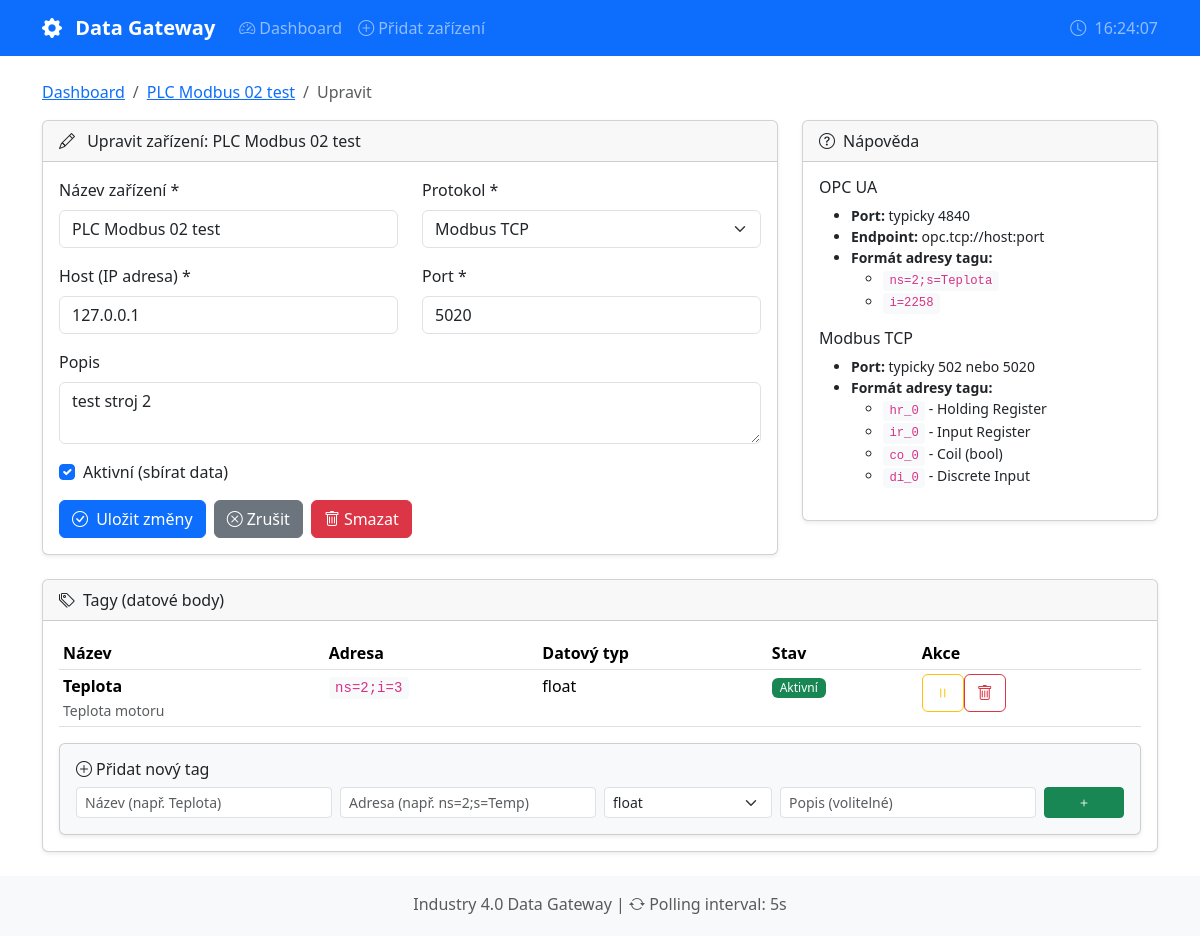
The page /device/2/edit on the database as committed earlier.
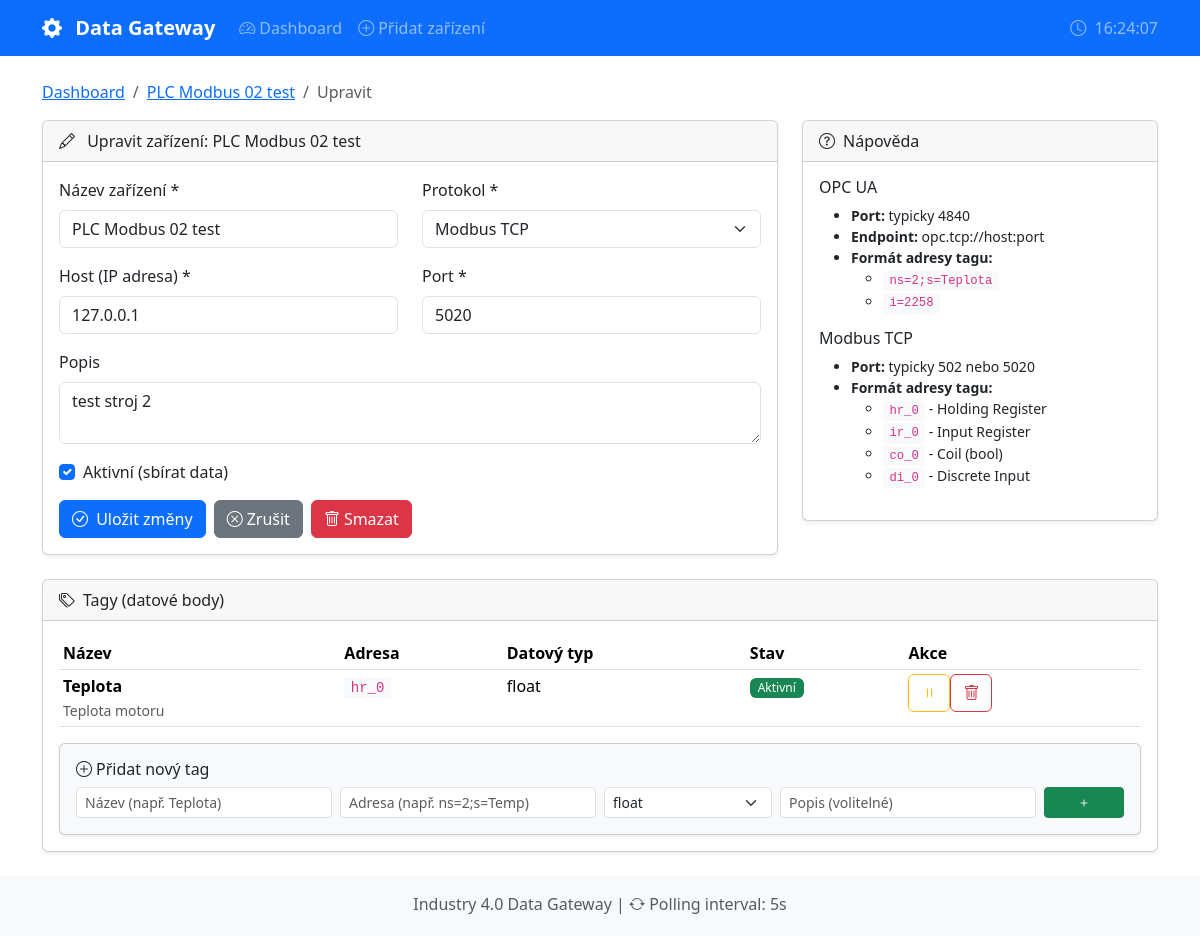
The same page on the database as committed later.
### backend/models.py (models this page shows)
class Device(SQLModel, table=True):
    id: Optional[int] = Field(default=None, primary_key=True)
    name: str = Field(index=True, description="Např. 'Lis-01', 'Čerpadlo-A'")
    protocol: str = Field(description="Protokol: 'opcua' nebo 'modbus'")
    host: str = Field(default="127.0.0.1", description="IP adresa zařízení")
    port: int = Field(description="Port: 4840 pro OPC UA, 5020 pro Modbus")
    endpoint_url: Optional[str] = Field(
        default=None,
        description="OPC UA endpoint URL, např. 'opc.tcp://127.0.0.1:4840'"
    )
    enabled: bool = Field(default=True, description="Zda je zařízení aktivní pro sběr")
    description: Optional[str] = Field(default=None, description="Popis zařízení")
    tags: List["Tag"] = Relationship(back_populates="device", sa_relationship_kwargs={"cascade": "all, delete-orphan"})

class Tag(SQLModel, table=True):
    id: Optional[int] = Field(default=None, primary_key=True)
    name: str = Field(description="Např. 'Teplota_motoru', 'Stav_RUN'")
    address: str = Field(description="""
        Protokol-specifická adresa:
        - OPC UA: 'ns=2;s=Teplota' nebo 'i=2258'
        - Modbus: 'hr_0' (holding register), 'co_1' (coil),
                  'ir_0' (input register), 'di_0' (discrete input)
    """)
    data_type: str = Field(default="float", description="Datový typ: float, int, bool")
    description: Optional[str] = Field(default=None, description="Popis tagu")
    enabled: bool = Field(default=True, description="Zda je tag aktivní pro sběr")
    device_id: int = Field(foreign_key="device.id")
    device: Device = Relationship(back_populates="tags")
    measurements: List["Measurement"] = Relationship(
        back_populates="tag",
        sa_relationship_kwargs={"cascade": "all, delete-orphan"}
    )

### main.py (the view)
@app.get("/device/{device_id}/edit", response_class=HTMLResponse)
async def device_form_edit(request: Request, device_id: int):
    with get_session() as session:
        device = session.get(Device, device_id)
        if not device:
            raise HTTPException(status_code=404, detail="Zařízení nenalezeno")
        return templates.TemplateResponse(
            "device_form.html",
            {"request": request, "device": device, "tags": device.tags}
        )

### frontend/templates/device_form.html (shortened to what this page needs)
{% extends "base.html" %}
{% block content %}
<nav aria-label="breadcrumb">
    <ol class="breadcrumb">
        <li class="breadcrumb-item"><a href="/">Dashboard</a></li>
        {% if device %}
        <li class="breadcrumb-item"><a href="/device/{{ device.id }}">{{ device.name }}</a></li>
        <li class="breadcrumb-item active">Upravit</li>
        {% else %}
        <li class="breadcrumb-item active">Nové zařízení</li>
        {% endif %}
    </ol>
</nav>
<div class="row">
    <div class="col-lg-8">
        <div class="card">
            <div class="card-header">
                <i class="bi bi-{% if device %}pencil{% else %}plus-circle{% endif %} me-2"></i>
                {% if device %}Upravit zařízení: {{ device.name }}{% else %}Přidat nové zařízení{% endif %}
            </div>
            <div class="card-body">
                <form action="/device/save" method="post">
                    <div class="row mb-3">
                        <div class="col-md-6">
                            <label for="name" class="form-label">Název zařízení *</label>
                            <input type="text" class="form-control" id="name" name="name"
                                   value="{{ device.name if device else '' }}" required
                                   placeholder="např. Lis-01, Čerpadlo-A">
                        </div>
                        <div class="col-md-6">
                            <label for="protocol" class="form-label">Protokol *</label>
                            <select class="form-select" id="protocol" name="protocol" required>
                                <option value="modbus" {% if device and device.protocol == 'modbus' %}selected{% endif %}>
                                    Modbus TCP
                                </option>
                            </select>
                        </div>
                    </div>
                    <div class="row mb-3">
                        <div class="col-md-6">
                            <label for="host" class="form-label">Host (IP adresa) *</label>
                            <input type="text" class="form-control" id="host" name="host"
                                   value="{{ device.host if device else '127.0.0.1' }}" required
                                   placeholder="127.0.0.1">
                        </div>
                        <div class="col-md-6">
                            <label for="port" class="form-label">Port *</label>
                            <input type="number" class="form-control" id="port" name="port"
                                   value="{{ device.port if device else '4840' }}" required
                                   placeholder="4840 (OPC UA) / 502 (Modbus)">
                        </div>
                    </div>
                    <div class="mb-3">
                        <label for="description" class="form-label">Popis</label>
                        <textarea class="form-control" id="description" name="description" rows="2"
                                  placeholder="Volitelný popis zařízení">{{ device.description if device else '' }}</textarea>
                    </div>
                    <div class="mb-3 form-check">
                        <input type="checkbox" class="form-check-input" id="enabled" name="enabled" value="true"
                               {% if not device or device.enabled %}checked{% endif %}>
                        <label class="form-check-label" for="enabled">Aktivní (sbírat data)</label>
                    </div>
                    <div class="d-flex gap-2">
                        <button type="submit" class="btn btn-primary">
                            <i class="bi bi-check-circle me-1"></i>
                            {% if device %}Uložit změny{% else %}Vytvořit zařízení{% endif %}
                        </button>
                        <a href="{% if device %}/device/{{ device.id }}{% else %}/{% endif %}" class="btn btn-secondary">
                            <i class="bi bi-x-circle me-1"></i>Zrušit
                        </a>
                        {% if device %}
                        <form action="/device/{{ device.id }}/delete" method="post" class="ms-auto"
                              onsubmit="return confirm('Opravdu smazat zařízení a všechny jeho tagy a měření?');">
                            <button type="submit" class="btn btn-danger">
                                <i class="bi bi-trash me-1"></i>Smazat
                            </button>
                        </form>
                        {% endif %}
                    </div>
                </form>
            </div>
        </div>
    </div>
    <div class="col-lg-4">
        <div class="card">
            <div class="card-header">
                <i class="bi bi-question-circle me-2"></i>Nápověda
            </div>
            <div class="card-body">
                <div id="help-opcua">
                    <h6>OPC UA</h6>
                    <ul class="small">
                        <li><strong>Port:</strong> typicky 4840</li>
                        <li><strong>Endpoint:</strong> opc.tcp://host:port</li>
                        <li><strong>Formát adresy tagu:</strong>
                            <ul>
                                <li><code>ns=2;s=Teplota</code></li>
                                <li><code>i=2258</code></li>
                            </ul>
                        </li>
                    </ul>
                </div>
                <div id="help-modbus">
                    <h6>Modbus TCP</h6>
                    <ul class="small">
                        <li><strong>Port:</strong> typicky 502 nebo 5020</li>
                        <li><strong>Formát adresy tagu:</strong>
                            <ul>
                                <li><code>hr_0</code> - Holding Register</li>
                                <li><code>ir_0</code> - Input Register</li>
                                <li><code>co_0</code> - Coil (bool)</li>
                                <li><code>di_0</code> - Discrete Input</li>
                            </ul>
                        </li>
                    </ul>
                </div>
            </div>
        </div>
    </div>
</div>
{% if device %}
<div class="card mt-4">
    <div class="card-header d-flex justify-content-between align-items-center">
        <span><i class="bi bi-tags me-2"></i>Tagy (datové body)</span>
    </div>
    <div class="card-body">
        {% if tags %}
        <table class="table table-sm">
            <thead>
                <tr>
                    <th>Název</th>
                    <th>Adresa</th>
                    <th>Datový typ</th>
                    <th>Stav</th>
                    <th>Akce</th>
                </tr>
            </thead>
            <tbody>
                {% for tag in tags %}
                <tr class="{% if not tag.enabled %}table-secondary{% endif %}">
                    <td>
                        <strong>{{ tag.name }}</strong>
                        {% if tag.description %}
                        <br><small class="text-muted">{{ tag.description }}</small>
                        {% endif %}
                    </td>
                    <td><code>{{ tag.address }}</code></td>
                    <td>{{ tag.data_type }}</td>
                    <td>
                        {% if tag.enabled %}
                        <span class="badge bg-success">Aktivní</span>
                        {% else %}
                        <span class="badge bg-secondary">Neaktivní</span>
                        {% endif %}
                    </td>
                    <td>
                        <div class="btn-group btn-group-sm">
                            <form action="/tag/{{ tag.id }}/toggle" method="post" style="display:inline;">
                                <button type="submit" class="btn btn-outline-{% if tag.enabled %}warning{% else %}success{% endif %}" title="Toggle">
                                    <i class="bi bi-{% if tag.enabled %}pause{% else %}play{% endif %}"></i>
                                </button>
                            </form>
                            <form action="/tag/{{ tag.id }}/delete" method="post" style="display:inline;"
                                  onsubmit="return confirm('Smazat tag a všechna jeho měření?');">
                                <button type="submit" class="btn btn-outline-danger" title="Smazat">
                                    <i class="bi bi-trash"></i>
                                </button>
                            </form>
                        </div>
                    </td>
                </tr>
                {% endfor %}
            </tbody>
        </table>
        {% else %}
        <p class="text-muted mb-3">Zatím nejsou definovány žádné tagy.</p>
        {% endif %}
        <div class="card bg-light">
            <div class="card-body">
                <h6><i class="bi bi-plus-circle me-1"></i>Přidat nový tag</h6>
                <form action="/device/{{ device.id }}/tag/add" method="post">
                    <div class="row g-2">
                        <div class="col-md-3">
                            <input type="text" class="form-control form-control-sm" name="tag_name"
                                   placeholder="Název (např. Teplota)" required>
                        </div>
                        <div class="col-md-3">
                            <input type="text" class="form-control form-control-sm" name="tag_address"
                                   placeholder="Adresa (např. ns=2;s=Temp)" required>
                        </div>
                        <div class="col-md-2">
                            <select class="form-select form-select-sm" name="tag_data_type">
                                <option value="float">float</option>
                            </select>
                        </div>
                        <div class="col-md-3">
                            <input type="text" class="form-control form-control-sm" name="tag_description"
                                   placeholder="Popis (volitelné)">
                        </div>
                        <div class="col-md-1">
                            <button type="submit" class="btn btn-success btn-sm w-100">
                                <i class="bi bi-plus"></i>
                            </button>
                        </div>
                    </div>
                </form>
            </div>
        </div>
    </div>
</div>
{% endif %}
{% endblock %}

### frontend/templates/base.html (shortened to what this page needs)
<!DOCTYPE html>
<html lang="cs">
<head>
    <link href="https://cdn.jsdelivr.net/npm/bootstrap@5.3.2/dist/css/bootstrap.min.css" rel="stylesheet">
    <link href="https://cdn.jsdelivr.net/npm/bootstrap-icons@1.11.1/font/bootstrap-icons.css" rel="stylesheet">
    <link href="/static/style.css" rel="stylesheet">
</head>
<body>
    <nav class="navbar navbar-expand-lg navbar-dark bg-primary">
        <div class="container">
            <a class="navbar-brand" href="/">
                <i class="bi bi-gear-fill me-2"></i>
                Data Gateway
            </a>
            <div class="collapse navbar-collapse" id="navbarNav">
                <ul class="navbar-nav me-auto">
                    <li class="nav-item">
                        <a class="nav-link" href="/">
                            <i class="bi bi-speedometer2 me-1"></i>Dashboard
                        </a>
                    </li>
                    <li class="nav-item">
                        <a class="nav-link" href="/device/new">
                            <i class="bi bi-plus-circle me-1"></i>Přidat zařízení
                        </a>
                    </li>
                </ul>
                <span class="navbar-text">
                    <i class="bi bi-clock me-1"></i>
                    <span id="current-time"></span>
                </span>
            </div>
        </div>
    </nav>
    <main class="container py-4">
        {% block content %}{% endblock %}
    </main>
    <footer class="footer mt-auto py-3 bg-light">
        <div class="container text-center">
            <span class="text-muted">
                Industry 4.0 Data Gateway |
                <i class="bi bi-arrow-repeat"></i> Polling interval: 5s
            </span>
        </div>
    </footer>
</body>
</html>

### frontend/static/style.css (style rules this page uses)
.navbar-brand { font-weight: bold; }
.card { box-shadow: 0 0.125rem 0.25rem rgba(0, 0, 0, 0.075); }
.table th { white-space: nowrap; }
code { background-color: #f8f9fa; padding: 0.2rem 0.4rem; border-radius: 0.25rem; font-size: 0.875em; }
.badge { font-weight: 500; }
html { min-height: 100%; position: relative; }
body { margin-bottom: 60px; }
.footer { position: absolute; bottom: 0; width: 100%; height: 60px; }
.form-label { font-weight: 500; }

Rows that differ between the two databases and show on the page:
changed Tag "Teplota": address "ns=2;i=3" → "hr_0"
